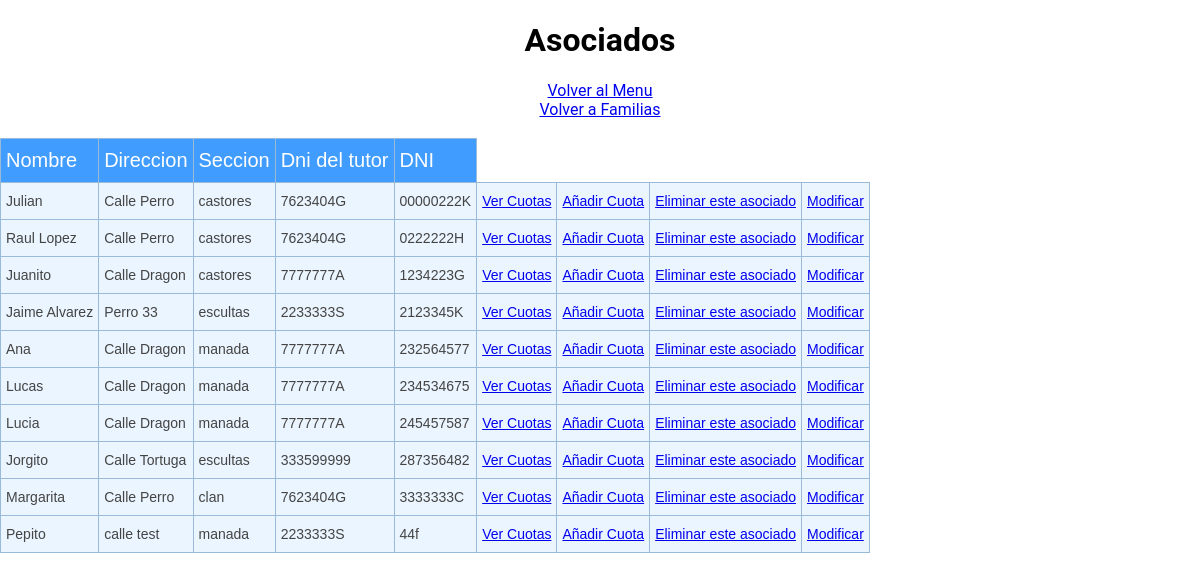
The page /Vistas/VerAsociados.php on the database its author committed.
### tables this page shows
CREATE TABLE `hijos` (
  `nombre_completo` varchar(255) NOT NULL,
  `direccion` varchar(255) NOT NULL,
  `seccion` varchar(15) NOT NULL,
  `dni_tutor` varchar(9) NOT NULL,
  `dni` varchar(9) NOT NULL
);

### Vistas/VerAsociados.php (the view, shortened to what this page needs)
<?php
include("../conexion.php");
$contenido = '';
if (!empty($_GET['dni'])) {
  $a = $_GET['dni'];
  $asociados = "SELECT * FROM hijos WHERE dni_tutor = '$a'";
  $stmt = $conn->query($asociados);
  if ($stmt->num_rows > 0) {
    while ($row = $stmt->fetch_array()) {
      $contenido .= "<tr>";
      $contenido .= "<td class='tg-0lax'>" . $row['nombre_completo'] . "</td>";
      $contenido .= "<td class='tg-0lax'>" . $row['direccion'] . " </td>";
      $contenido .= "<td class='tg-0lax'>" . $row['seccion'] . " </td>";
      $contenido .= "<td class='tg-0lax'>" . $row['dni_tutor'] . " </td>";
      $dni_tutor = $row['dni_tutor'];
      $contenido .= "<td class='tg-0lax'>" . $row['dni'] . "</td>";
      $dni_hijo = $row['dni'];
      $contenido .= '<td><span><a href="VerRemesas.php?dni_hijo='.$dni_hijo.'&dni_tutor='.$dni_tutor.'">Ver Cuotas</a></span></td>';
      $contenido .= '<td><span><a href="AltaCuota.php?dni='.$dni_hijo.'">Añadir Cuota</a></span></td>';
      $contenido .= '<td><span><a href="EliminarAsociado.php?dni_hijo='.$dni_hijo.'&dni_tutor='.$dni_tutor.'">Eliminar este asociado</a></span></td>';
      $contenido .= '<td><span><a href="ModificarAsociado.php?dni_hijo='.$dni_hijo.'&dni_tutor='.$dni_tutor.'">Modificar</a></span></td>';
      $contenido .= "</tr>";
    }
    $stmt->close();
  } else {
    $contenido = <<< HTML
        <tr>
          <td class="tg-0lax">No hay hijos asociados</td>
          <td class="tg-0lax"></td>
          <td class="tg-0lax"></td>
          <td class="tg-0lax"></td>
          <td class="tg-0lax"></td>
        </tr>
      HTML;
  }
} else {
  $resultado = $conn->query("SELECT * FROM hijos");
  while ($row = $resultado->fetch_array()) {
    $contenido .= "<tr>";
    $contenido .= "<td class='tg-0lax'>" . $row['nombre_completo'] . "</td>";
    $contenido .= "<td class='tg-0lax'>" . $row['direccion'] . " </td>";
    $contenido .= "<td class='tg-0lax'>" . $row['seccion'] . " </td>";
    $contenido .= "<td class='tg-0lax'>" . $row['dni_tutor'] . " </td>";
    $dni_tutor = $row['dni_tutor'];
    $contenido .= "<td class='tg-0lax'>" . $row['dni'] . "</td>";
    $dni_hijo = $row['dni'];
    $contenido .= '<td><span><a href="VerRemesas.php?dni_hijo='.$dni_hijo.'&dni_tutor='.$dni_tutor.'">Ver Cuotas</a></span></td>';
    $contenido .= '<td><span><a href="AltaCuota.php?dni='.$dni_hijo.'">Añadir Cuota</a></span></td>';
    $contenido .= '<td><span><a href="EliminarAsociado.php?dni_hijo='.$dni_hijo.'&dni_tutor='.$dni_tutor.'">Eliminar este asociado</a></span></td>';
    $contenido .= '<td><span><a href="ModificarAsociado.php?dni_hijo='.$dni_hijo.'&dni_tutor='.$dni_tutor.'">Modificar</a></span></td>';
    $contenido .= "</tr>";
  }
}
$html = <<< HTML
	<!DOCTYPE html>
	<html lang="en" dir="ltr">
		<head>
			<meta charset="utf-8">
			<title>Lista Asociados</title>
			<link href="https://fonts.googleapis.com/css2?family=Roboto:wght@100&display=swap">
			<link rel="stylesheet" href="../assets/css/style.css">
		</head>
		<body>
			<h1>Asociados</h1>
      <span><a href="Menu.php">Volver al Menu</a></span>
      <br>
			<span><a href='VerFamilias.php'>Volver a Familias</a></span>
			<br><br>
      <style>
        .tg {
          border-collapse: collapse;
          border-color: #9ABAD9;
          border-spacing: 0;
        }
        .tg td {
          background-color: #EBF5FF;
          border-color: #9ABAD9;
          border-style: solid;
          border-width: 1px;
          color: #444;
          font-family: Arial, sans-serif;
          font-size: 14px;
          overflow: hidden;
          padding: 10px 5px;
          word-break: normal;
        }
        .tg th {
          background-color: #409cff;
          border-color: #9ABAD9;
          border-style: solid;
          border-width: 1px;
          color: #fff;
          font-family: Arial, sans-serif;
          font-size: 20px;
          font-weight: normal;
          overflow: hidden;
          padding: 10px 5px;
          word-break: normal;
        }
        .tg .tg-0lax {
          text-align: left;
          vertical-align: top
        }
        </style>
			<table class="tg">
				<thead>
					<tr>
						<th class="tg-0lax">Nombre</th>
						<th class="tg-0lax">Direccion</th>
						<th class="tg-0lax">Seccion</th>
						<th class="tg-0lax">Dni del tutor</th>
						<th class="tg-0lax">DNI</th>
					</tr>
				</thead>
				<tbody>
HTML;
$html .= <<< HTML
					$contenido
				</tbody>
			</table>
		</body>
	</html>
HTML;
echo $html;
?>

### assets/css/style.css (style rules this page uses)
body { margin: 0; padding: 0; font-family: 'Roboto', sans-serif; text-align: center; }
.tg { border-collapse: collapse; border-color: #9ABAD9; border-spacing: 0; }
.tg td { background-color: #EBF5FF; border-color: #9ABAD9; border-style: solid; border-width: 1px; color: #444; font-family: Arial, sans-serif; font-size: 14px; overflow: hidden; padding: 10px 5px; word-break: normal; }
.tg th { background-color: #409cff; border-color: #9ABAD9; border-style: solid; border-width: 1px; color: #fff; font-family: Arial, sans-serif; font-size: 20px; font-weight: normal; overflow: hidden; padding: 10px 5px; word-break: normal; }
.tg .tg-0lax { text-align: left; vertical-align: top }

### Vistas/VerAsociados.php (style rules this page uses)
.tg { border-collapse: collapse; border-color: #9ABAD9; border-spacing: 0; }
.tg td { background-color: #EBF5FF; border-color: #9ABAD9; border-style: solid; border-width: 1px; color: #444; font-family: Arial, sans-serif; font-size: 14px; overflow: hidden; padding: 10px 5px; word-break: normal; }
.tg th { background-color: #409cff; border-color: #9ABAD9; border-style: solid; border-width: 1px; color: #fff; font-family: Arial, sans-serif; font-size: 20px; font-weight: normal; overflow: hidden; padding: 10px 5px; word-break: normal; }
.tg .tg-0lax { text-align: left; vertical-align: top }

### rows shown on the page
hijos: nombre_completo "Julian", direccion "Calle Perro", seccion "castores", dni_tutor "7623404G", dni "00000222K"
hijos: nombre_completo "Raul Lopez", direccion "Calle Perro", seccion "castores", dni_tutor "7623404G", dni "0222222H"
hijos: nombre_completo "Juanito", direccion "Calle Dragon", seccion "castores", dni_tutor "7777777A", dni "1234223G"
hijos: nombre_completo "Jaime Alvarez", direccion "Perro 33", seccion "escultas", dni_tutor "2233333S", dni "2123345K"
hijos: nombre_completo "Ana", direccion "Calle Dragon", seccion "manada", dni_tutor "7777777A", dni "232564577"
hijos: nombre_completo "Lucas", direccion "Calle Dragon", seccion "manada", dni_tutor "7777777A", dni "234534675"
hijos: nombre_completo "Lucia", direccion "Calle Dragon", seccion "manada", dni_tutor "7777777A", dni "245457587"
hijos: nombre_completo "Jorgito", direccion "Calle Tortuga", seccion "escultas", dni_tutor "333599999", dni "287356482"
hijos: nombre_completo "Margarita", direccion "Calle Perro", seccion "clan", dni_tutor "7623404G", dni "3333333C"
hijos: nombre_completo "Pepito", direccion "calle test", seccion "manada", dni_tutor "2233333S", dni "44f"
